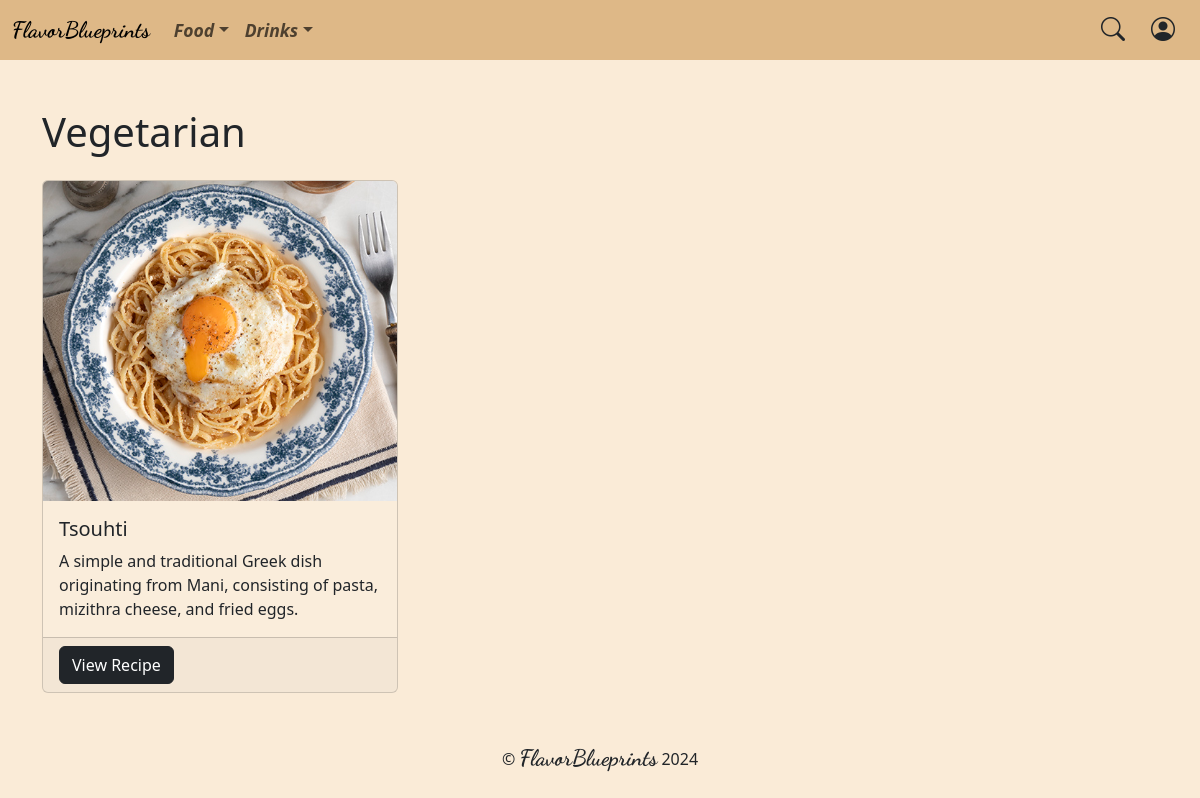
The app's page /category/2/ with its own data.
### recipes/models.py (models this page shows, shortened)
class SubCategory(models.Model):
    name = models.CharField(max_length=255)
    primary_category = models.ForeignKey(PrimaryCategory, on_delete=models.CASCADE)

class Recipe(models.Model):
    title = models.CharField(max_length=255)
    description = models.TextField()
    ingredients_metric = models.TextField()
    ingredients_imperial = models.TextField()
    instructions = models.TextField()
    timestamp = models.DateTimeField(default=timezone.now)
    category = models.ForeignKey(SubCategory, on_delete=models.CASCADE)

class Photo(models.Model):
    image = models.ImageField(upload_to='photos/')
    alt_text = models.CharField(max_length=255)
    recipe = models.ForeignKey(Recipe, on_delete=models.CASCADE)

### recipes/views.py (the view)
# urls.py: path("category/<int:category_id>/", views.category, name="category")
def category(request, category_id):
    try:
        category = SubCategory.objects.get(pk=category_id)
    except Recipe.DoesNotExist:
        raise Http404("Category does not exist")
    recipes = Recipe.objects.filter(category=category)
    recipes_with_photos = get_recipes_with_photos(recipes)
    return render(request, "recipes/category.html", {
        "category": category,
        "recipes_with_photos": recipes_with_photos
    })

### recipes/utilities.py (called while the page is built)
def get_recipes_with_photos(recipes):
    recipes_with_photos: list[tuple[Recipe, Photo]] = []
    for recipe in recipes:
        photo = Photo.objects.filter(recipe=recipe)[0]
        recipes_with_photos.append((recipe, photo))
    return recipes_with_photos

### recipes/templates/recipes/category.html (shortened to what this page needs)
{% extends 'common/layout.html' %}
{% load static %}
{% block body %}
    <div class="container">
        <h1 class="pt-5 pb-3">{{ category.name }}</h1>
        <div class="row row-cols-1 row-cols-md-2 row-cols-lg-3 g-4">
            {% for recipe_and_photo in recipes_with_photos %}
                <div class="col">
                    <div class="card h-100">
                        <img src="{{ recipe_and_photo.1.image.url }}"
                            class="card-img-top"
                            alt="{{ recipe_and_photo.1.alt_text }}">
                        <div class="card-body">
                            <h5 class="card-title">{{ recipe_and_photo.0.title }}</h5>
                            <p class="card-text">{{ recipe_and_photo.0.description }}</p>
                        </div>
                        <div class="card-footer">
                            <a href="{% url 'recipes:recipe' recipe_and_photo.0.id %}"
                                class="btn btn-dark">View Recipe</a>
                        </div>
                    </div>
                </div>
            {% endfor %}
        </div>
    </div>
{% endblock %}

### static/common/css/style.css (style rules this page uses)
html, body { background-color: antiquewhite; }
.card { background-color: rgba(255, 255, 255, 0.1); }
.card-img-top { height: 20rem; object-fit: cover; }

### records on screen
SubCategory: name "Vegetarian"
Recipe: image (picture), title "Tsouhti", description "A simple and traditional Greek dish originating from Mani, consisting of pasta, mizithra cheese, and fried eggs."
